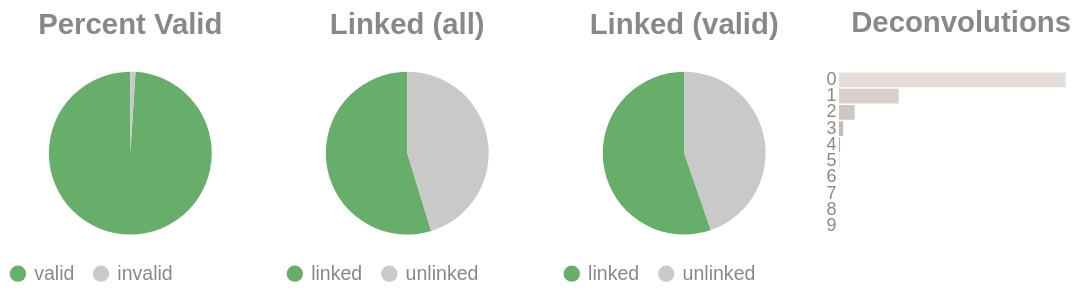

Notebook source saved alongside this figure:
### Code cell
if SKIPLR:
    pass
else:
    clash = Counter()
    for i in valids['molecule'].to_list():
        _mol = i.split("-")
        if len(_mol) == 1:
            clash.update('0')
        else:
            clash.update(_mol[-1])

    _d = {"deconvolutions": [], 'count': []}
    for k,v in clash.items():
        _d['deconvolutions'].append(k)
        _d['count'].append(v)

    tot_valid = valids['reads'].sum()
    mask = valids['reads'] >= 2
    n_linked_reads = valids.filter(mask)['reads'].sum()
    if n_linked_reads == 0:
        print_html("No linked molecules (>=2 reads) were detected; skipping linked-only distributions.")
        SKIPLR = True
    else:
        perc_valid = round(tot_valid / n_reads, 4)
        linked_perc_abs = round(n_linked_reads / n_reads, 4)
        linked_perc = round(n_linked_reads / tot_valid, 4)

    _valid = pl.DataFrame({"valids": ['valid', 'invalid'], "count": [tot_valid, n_reads - tot_valid]})
    _linked_abs = pl.DataFrame({"linked (absolute)": ['linked', 'unlinked'], "count": [n_linked_reads, n_reads - n_linked_reads]})
    _linked_rel = pl.DataFrame({"linked (valids)": ['linked', 'unlinked'], "count": [n_linked_reads, tot_valid - n_linked_reads]})

    (
        alt.hconcat(
            piechart(_valid, goodval = 'valid', title = "Percent Valid"),
            piechart(_linked_abs, goodval = "linked", title =  "Linked (all)"),
            piechart(_linked_rel, goodval = "linked", title =  "Linked (valid)"),
            convolutionbar(pl.DataFrame(_d), title = "Deconvolutions"),
            center = True,
            bounds = 'flush'
        )
        .resolve_scale(color='independent')
        .resolve_legend('independent')
        .properties(usermeta={'embedOptions': {"actions": False}})
    ).display()

### Figure 1 — Vega-Lite specification as saved in the notebook (floating-point values rounded to 4 significant figures)
{"width": "container", "height": 400, "config": {"title": {"anchor": "start", "dy": -15, "fontSize": 18, "color": "#888888", "subtitleColor": "#888888", "subtitleFontSize": 14}, "arc": {"fill": "#0072B2"}, "axis": {"domainColor": "#888888", "domainWidth": 0.5, "gridWidth": 0.2, "grid": false, "titleFontWeight": 400, "titleFontSize": 15, "labelFontSize": 11, "labelColor": "#888888", "tickColor": "#888888", "tickWidth": 0.2, "titleColor": "#888888"}, "axisBand": {"grid": false}, "axisX": {"grid": true, "tickSize": 10, "domainCap": "round"}, "axisY": {"domain": false, "grid": true, "tickSize": 0, "domainCap": "round"}, "background": "transparent", "header": {"labelFontSize": 15, "labelColor": "#888888", "titleFontSize": 15, "titleFontWeight": 600, "titleColor": "#888888"}, "legend": {"labelFont": "sans-serif", "labelFontSize": 12, "labelColor": "#888888", "symbolSize": 100, "symbolType": "circle", "titleFontSize": 12, "titlePadding": 10, "titleColor": "#888888", "title": null}, "range": {"category": ["#E69F00", "#56B4E9", "#009E73", "#F0E442", "#0072B2", "#D55E00", "#CC79A7", "#000000"], "diverging": ["#cfe8f3", "#a2d4ec", "#73bfe2", "#46abdb", "#1696d2", "#12719e"]}, "area": {"fill": "#0072B2", "fillOpacity": 0.7, "line": true, "strokeOpacity": 0.7}, "line": {"color": "#0072B2", "stroke": "#0072B2", "strokeWidth": 2}, "trail": {"color": "#0072B2", "stroke": "#0072B2", "strokeWidth": 0, "size": 1}, "point": {"filled": true, "fillOpacity": 1.0, "size": 95}, "text": {"color": "#888888", "fontSize": 11, "align": "right", "fontWeight": 400, "size": 11}, "bar": {"fill": "#0072B2", "stroke": null}, "view": {"stroke": null, "continuousWidth": 660, "continuousHeight": 400}}, "hconcat": [{"data": {"name": "data-10510765406dc27ae24ed0665c2d6c79"}, "mark": {"type": "arc"}, "encoding": {"color": {"field": "valids", "legend": {"orient": "bottom", "title": null}, "scale": {"domain": ["valid", "invalid"], "range": ["#68ae6b", "#C9C9C9"]}, "title": "Valids", "type": "nominal"}, "theta": {"field": "count", "type": "quantitative"}, "tooltip": [{"field": "valids", "title": "Valids", "type": "ordinal"}, {"field": "percent", "format": ".2%", "title": "Percent", "type": "quantitative"}, {"field": "count", "title": "Count", "type": "quantitative"}]}, "height": 100, "title": {"text": "Percent Valid", "align": "center", "anchor": "middle"}, "transform": [{"calculate": "datum.count / 16219898", "as": "percent"}], "width": 150}, {"data": {"name": "data-31dc05e9d77069c8adcfe3f1e22eaa06"}, "mark": {"type": "arc"}, "encoding": {"color": {"field": "linked (absolute)", "legend": {"orient": "bottom", "title": null}, "scale": {"domain": ["linked", "unlinked"], "range": ["#68ae6b", "#C9C9C9"]}, "title": "Linked (Absolute)", "type": "nominal"}, "theta": {"field": "count", "type": "quantitative"}, "tooltip": [{"field": "linked (absolute)", "title": "Linked (Absolute)", "type": "ordinal"}, {"field": "percent", "format": ".2%", "title": "Percent", "type": "quantitative"}, {"field": "count", "title": "Count", "type": "quantitative"}]}, "height": 100, "title": {"text": "Linked (all)", "align": "center", "anchor": "middle"}, "transform": [{"calculate": "datum.count / 16219898", "as": "percent"}], "width": 150}, {"data": {"name": "data-354cf1c508bf6f9398c36edd4090f7ec"}, "mark": {"type": "arc"}, "encoding": {"color": {"field": "linked (valids)", "legend": {"orient": "bottom", "title": null}, "scale": {"domain": ["linked", "unlinked"], "range": ["#68ae6b", "#C9C9C9"]}, "title": "Linked (Valids)", "type": "nominal"}, "theta": {"field": "count", "type": "quantitative"}, "tooltip": [{"field": "linked (valids)", "title": "Linked (Valids)", "type": "ordinal"}, {"field": "percent", "format": ".2%", "title": "Percent", "type": "quantitative"}, {"field": "count", "title": "Count", "type": "quantitative"}]}, "height": 100, "title": {"text": "Linked (valid)", "align": "center", "anchor": "middle"}, "transform": [{"calculate": "datum.count / 16054759", "as": "percent"}], "width": 150}, {"data": {"name": "data-0c36eb9d8e6fc3f1ca47797a31f0c596"}, "mark": {"type": "bar"}, "encoding": {"color": {"field": "deconvolutions", "legend": null, "scale": {"scheme": "lightgreyred"}, "type": "nominal"}, "tooltip": [{"field": "deconvolutions", "title": "Deconvolutions", "type": "ordinal"}, {"field": "percent", "format": ".2%", "title": "Percent", "type": "quantitative"}, {"field": "count", "title": "Count", "type": "quantitative"}], "x": {"axis": null, "field": "count", "type": "quantitative"}, "y": {"field": "deconvolutions", "sort": "ascending", "title": null, "type": "nominal"}}, "height": 100, "title": {"text": "Deconvolutions", "align": "center", "anchor": "middle"}, "transform": [{"calculate": "datum.count / 10088081", "as": "percent"}], "width": 150}], "bounds": "flush", "center": true, "resolve": {"legend": {"angle": "independent"}, "scale": {"color": "independent"}}, "usermeta": {"embedOptions": {"actions": false}}, "$schema": "https://vega.github.io/schema/vega-lite/v6.4.1.json", "datasets": {"data-10510765406dc27ae24ed0665c2d6c79": [{"valids": "valid", "count": 16054759}, {"valids": "invalid", "count": 165139}], "data-31dc05e9d77069c8adcfe3f1e22eaa06": [{"linked (absolute)": "linked", "count": 8880327}, {"linked (absolute)": "unlinked", "count": 7339571}], "data-354cf1c508bf6f9398c36edd4090f7ec": [{"linked (valids)": "linked", "count": 8880327}, {"linked (valids)": "unlinked", "count": 7174432}], "data-0c36eb9d8e6fc3f1ca47797a31f0c596": [{"deconvolutions": "0", "count": 7425754}, {"deconvolutions": "1", "count": 1956525}, {"deconvolutions": "2", "count": 516545}, {"deconvolutions": "3", "count": 136930}, {"deconvolutions": "4", "count": 37259}, {"deconvolutions": "5", "count": 10567}, {"deconvolutions": "6", "count": 3111}, {"deconvolutions": "7", "count": 939}, {"deconvolutions": "8", "count": 324}, {"deconvolutions": "9", "count": 127}]}}
